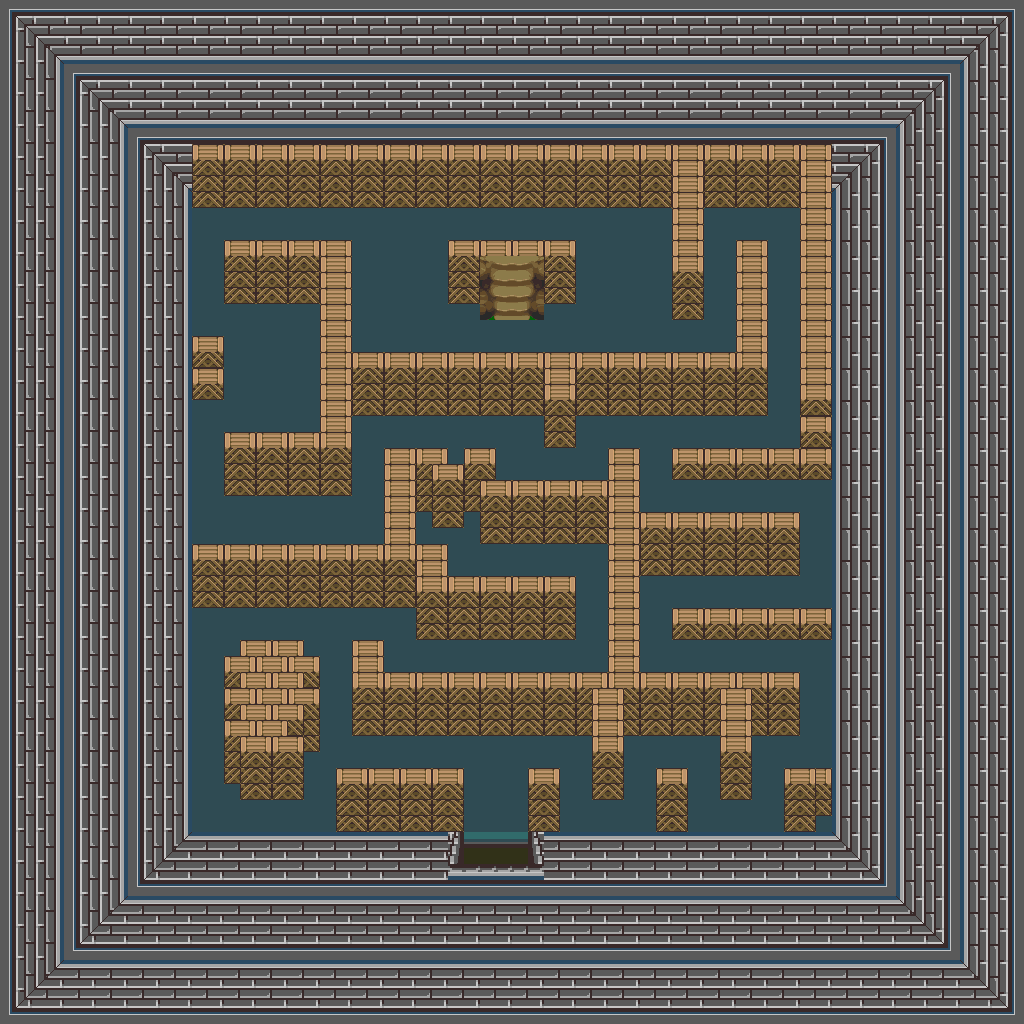

Below is a game level as drawn by its tile map, then a one-line description and the .tmx that defines it (tile-layer data replaced by summaries):
An orthogonal 64x64 tile map with 16x16 px tiles, 1 tile layer (base), 1 hidden layer not drawn and 2 objects.

<map version="1.10" tiledversion="1.12.1" orientation="orthogonal" renderorder="right-down" width="64" height="64" tilewidth="16" tileheight="16" infinite="0" nextlayerid="3" nextobjectid="3">
 <tileset firstgid="1" source="../classiciphone_pics4.tsx" />
 <layer id="1" name="base" width="64" height="64">
  <data>[4096 cells, 4096 non-empty, 77 distinct tile ids]</data>
 </layer>
 <layer id="2" name="collision" width="64" height="64" visible="0">
  <properties><property name="collision" value="true" /></properties>
  <data>[4096 cells, 3326 non-empty, 1 distinct tile ids]</data>
 </layer>
 <objectgroup id="3" name="npcs">
  <object id="1" x="224.0" y="352.0" width="16" height="16">
   <properties>
    <property name="gani" value="classic_butterflycage.png" />
    <property name="script" type="string">-- Auto-converted from GraalScript
-- if (created) {
end
-- if (playertouchsme) {
end</property>
   </properties>
  </object>
  <object id="2" x="832.0" y="272.0" width="16" height="16">
   <properties>
    <property name="script" type="string">-- Auto-converted from GraalScript
-- function onCreated(){
-- setshape(1,32,32);
-- level.ispklevel = true;
end
-- function onActionPlayerdied(){
-- client.deathdelay = false;
-- setlevel2("overworld_128",26.5,43.5);
end
-- function onPlayerenters(){
-- if(player.clientr.stat_hp &gt; 6){
-- player.SetHealth(6);
end
end
-- [CLIENT-SIDE — server no-op]
-- function onPlayerenters(){
-- level.ispklevel = true;
-- client.deathdelay = false;
-- onTimeout();
-- }
-- 
-- function onTimeout(){
-- if(player.weapon == "Beer"){
-- temp.wepfreeze = 0.1;
-- }
-- if(clientr.hd_isdead != NULL){
-- if(!client.deathdelay){
-- triggeraction(x+1,y+1,"playerdied",NULL);
-- client.deathdelay = true;
-- }
-- system_freeze.weapon_freeze(.1,.1,.1);
-- }
-- else{
-- system_freeze.weapon_freeze(0,.1,temp.wepfreeze);
-- }
-- setTimer(0.05);
-- }</property>
   </properties>
  </object>
 </objectgroup>
</map>
